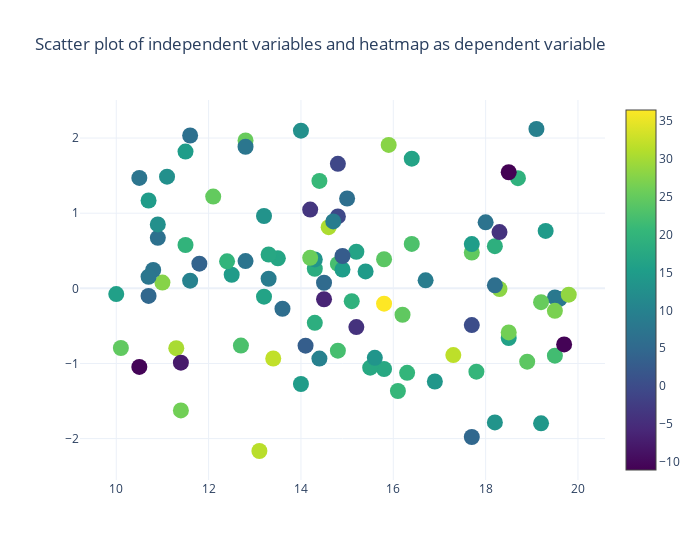

Here is the notebook cell this chart was saved with:
### Code cell
go.Figure(
    data=go.Scatter(
        x=df.Variable1,
        y=df.Variable2,
        mode='markers',
        marker=dict(
            size=16,
            color=df.Dependent,
            colorscale='Viridis',
            showscale=True
        )
    )
).update_layout(title='Scatter plot of independent variables and heatmap as dependent variable',
                width=700)
